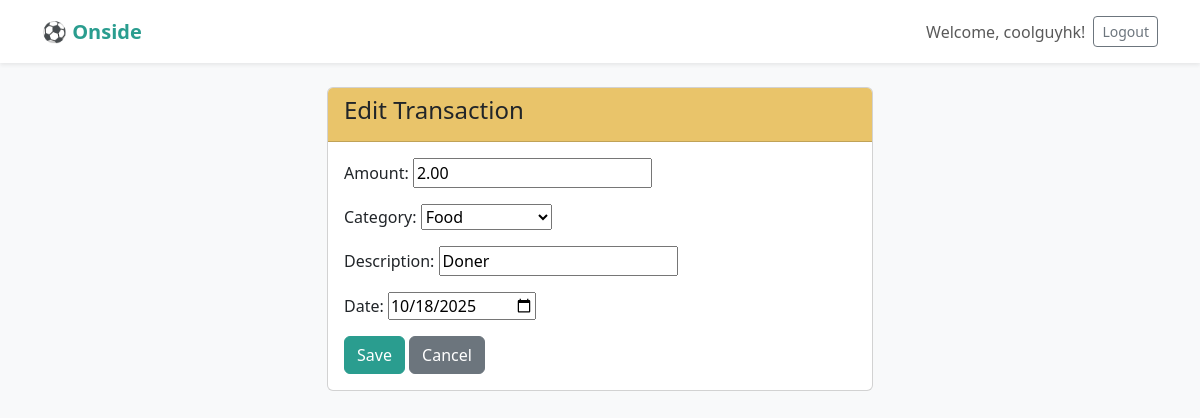
The page /transaction/5/edit/ (signed in) on the database its author committed.
### tracker/models.py (models this page shows, shortened)
class Transaction(models.Model):
    CATEGORY_CHOICES = [
        ('Food', 'Food'),
        ('Transport', 'Transport'),
        ('Bills', 'Bills'),
        ('Entertainment', 'Entertainment'),
        ('Shopping', 'Shopping'),
        ('Income', 'Income'),
        ('Other', 'Other'),
    ]
    user = models.ForeignKey(User, on_delete=models.CASCADE)
    amount = models.DecimalField(max_digits=10, decimal_places=2)
    category = models.CharField(max_length=50, choices=CATEGORY_CHOICES)
    description = models.CharField(max_length=255)
    date = models.DateField()
    class Meta:
        ordering = ['-date'] # Show newest transactions first

### tracker/views.py (the view)
# urls.py: path('transaction/<int:pk>/edit/', views.transaction_update_view, name='transaction_update'),
@login_required
def transaction_update_view(request, pk):
    transaction = get_object_or_404(Transaction, pk=pk, user=request.user)
    if request.method == 'POST':
        form = TransactionForm(request.POST, instance=transaction)
        if form.is_valid():
            form.save()
            return redirect('dashboard')
    else:
        form = TransactionForm(instance=transaction)
    return render(request, 'tracker/transaction_form.html', {'form': form, 'transaction': transaction})

### tracker/forms.py
class TransactionForm(forms.ModelForm):
    class Meta:
        model = Transaction
        fields = ['amount', 'category', 'description', 'date']
        widgets = {
            'date': forms.DateInput(attrs={'type': 'date'}), # Use a date picker widget
        }

### tracker/templates/tracker/transaction_form.html (shortened to what this page needs)
{% extends "tracker/base.html" %}
{% block content %}
<div class="row justify-content-center">
    <div class="col-md-6">
        <div class="card">
            <div class="card-header">
                <h4>{% if transaction %}Edit Transaction{% else %}Add New Transaction{% endif %}</h4>
            </div>
            <div class="card-body">
                <form method="post">
                    {{ form.as_p }}
                    <button type="submit" class="btn btn-primary">Save</button>
                    <a href="{% url 'dashboard' %}" class="btn btn-secondary">Cancel</a>
                </form>
            </div>
        </div>
    </div>
</div>
{% endblock %}

### tracker/templates/tracker/base.html (shortened to what this page needs)
<!DOCTYPE html>
<html lang="en">
<head>
    <link href="https://cdn.jsdelivr.net/npm/bootstrap@5.3.2/dist/css/bootstrap.min.css" rel="stylesheet">
</head>
<body>
    <nav class="navbar navbar-expand-lg navbar-light bg-white shadow-sm mb-4">
        <div class="container">
            <a class="navbar-brand" href="{% url 'dashboard' %}">⚽ Onside</a>
            {% if user.is_authenticated %}
            <span class="navbar-text d-flex align-items-center">
                <span class="me-2">Welcome, {{ user.username }}!</span>
                <form method="post" action="{% url 'logout' %}" style="display: inline;">
                    <button type="submit" class="btn btn-outline-secondary btn-sm">Logout</button>
                </form>
            </span>
            {% endif %}
        </div>
    </nav>
    <main class="container">
        {% block content %}{% endblock %}
    </main>
</body>
</html>

### tracker/templates/tracker/base.html (style rules this page uses)
body { background-color: #f8f9fa; }
.navbar-brand { font-weight: bold; color: #2a9d8f !important; }
.btn-primary { background-color: #2a9d8f; border-color: #2a9d8f; }
.card-header { background-color: #e9c46a; }

### rows shown on the page
Transaction: amount "2.00", category "Food", description "Doner", date "10/18/2025"

### other values the page prints
{{ user.username }} "coolguyhk"
